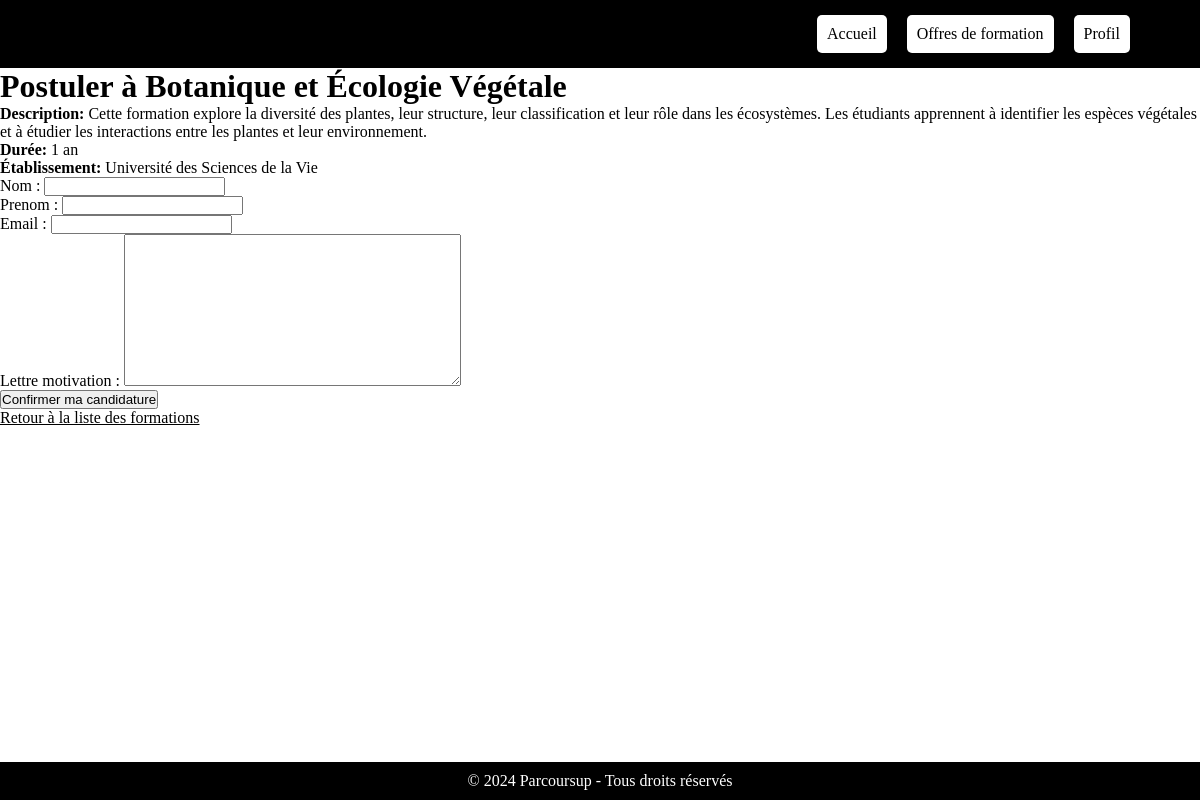
The app's page /Appli_ParcourSup/formations/postuler/3/ (signed in) with its own data.
### Appli_ParcourSup/models.py (models this page shows, shortened)
class Formation(models.Model):
    nom = models.CharField(max_length=200)
    description = models.TextField()
    duree = models.CharField(max_length=50)
    etablissement = models.CharField(max_length=50)
    image = models.URLField(max_length=300, blank=True, null=True)

### Appli_ParcourSup/views.py (the view)
# urls.py: path('formations/postuler/<int:pk>/', views.postuler_formation, name='postuler_formation'),
@login_required(login_url='pas_connecte')
def postuler_formation(request, pk):
    formation = get_object_or_404(Formation, pk=pk)
    if request.method == 'POST':
        form = CandidatureForm(request.POST)
        if form.is_valid():
            candidature = form.save(commit=False)
            candidature.utilisateur = request.user
            candidature.formation = formation
            candidature.save()
            messages.success(request, 'Votre candidature a été soumise avec succès!')
            return redirect('liste_formations')
    else:
        form = CandidatureForm()
    return render(request, 'Appli_ParcourSup/postuler_formation.html', {'formation': formation, 'form': form})

### Appli_ParcourSup/forms.py
class CandidatureForm(forms.ModelForm):
    class Meta:
        model = Candidature
        fields = ['nom', 'prenom', 'email', 'lettre_motivation']

### Appli_ParcourSup/templates/Appli_ParcourSup/postuler_formation.html (shortened to what this page needs)
<!DOCTYPE html>
<html lang="fr">
<head>
    {% load static %}
    <link rel="stylesheet" href="{% static 'index.css' %}">
</head>
<body>
    <header>
        <div class="logo">Parcoursup</div>
        <nav>
            <ul>
                <li><a href="{% url 'Page Accueil' %}">Accueil</a></li>
                <li><a href="{% url 'liste_formations' %}">Offres de formation</a></li>
                <li><a href="#">Profil</a></li>
            </ul>
        </nav>
    </header>
    <main>
        <h1>Postuler à {{ formation.nom }}</h1>
        <p><strong>Description:</strong> {{ formation.description }}</p>
        <p><strong>Durée:</strong> {{ formation.duree }}</p>
        <p><strong>Établissement:</strong> {{ formation.etablissement }}</p>
        <form method="post">
            {{ form.as_p }}
            <button type="submit">Confirmer ma candidature</button>
        </form>
        <a href="{% url 'liste_formations' %}">Retour à la liste des formations</a>
    </main>
    <footer>
        <p>&copy; 2024 Parcoursup - Tous droits réservés</p>
    </footer>
</body>
</html>

### Appli_ParcourSup/static/index.css (style rules this page uses)
* { box-sizing: border-box; margin: 0; padding: 0; }
header { background: black; color: black; padding: 10px 20px; display: flex; justify-content: space-between; align-items: center; }
header .logo { font-size: 24px; font-weight: 700; }
nav ul { list-style: none; display: flex; }
nav ul li { margin-left: 20px; }
nav ul li a { color: black; text-decoration: none; transition: color 0.3s; }
html, body { height: 100%; margin: 0; display: flex; flex-direction: column; }
main { flex: 1; }
footer { background: black; color: white; text-align: center; padding: 10px 0; width: 100%; position: relative; bottom: 0; }
ul { list-style-type: none; padding: 0; margin-left: 50px; margin-right: 50px; }
ul li { background-color: white; padding: 10px; margin: 5px 0; border-radius: 5px; box-shadow: 0 2px 5px rgba(0, 0, 0, 0.1); }
a { color: black; }

### records on screen
Formation: nom "Botanique et Écologie Végétale", description "Cette formation explore la diversité des plantes, leur structure, leur classification et leur rôle dans les écosystèmes. Les étudiants apprennent à identifier les espèces végétales et à étudier les interactions entre les plantes et leur environnement.", duree "1 an", etablissement "Université des Sciences de la Vie"
